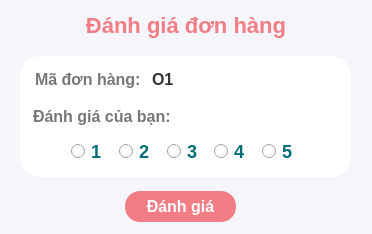
<?xml version="1.0" encoding="UTF-8"?>
<ui version="4.0">
 <class>RateOrderDialog</class>
 <widget class="QDialog" name="RateOrderDialog">
  <property name="geometry">
   <rect>
    <x>0</x>
    <y>0</y>
    <width>372</width>
    <height>234</height>
   </rect>
  </property>
  <property name="maximumSize">
   <size>
    <width>372</width>
    <height>234</height>
   </size>
  </property>
  <property name="windowTitle">
   <string>Đánh giá đơn hàng</string>
  </property>
  <property name="windowIcon">
   <iconset resource="../../../resources.qrc">
    <normaloff>:/images/icon/note.png</normaloff>:/images/icon/note.png</iconset>
  </property>
  <property name="styleSheet">
   <string notr="true">QDialog#RateOrderDialog {
	background-color: #f5f5fa;
}</string>
  </property>
  <widget class="QLabel" name="label">
   <property name="geometry">
    <rect>
     <x>0</x>
     <y>10</y>
     <width>372</width>
     <height>31</height>
    </rect>
   </property>
   <property name="styleSheet">
    <string notr="true">font-size: 22px;
font-weight: bold;
color: #f27d85;</string>
   </property>
   <property name="text">
    <string>Đánh giá đơn hàng</string>
   </property>
   <property name="alignment">
    <set>Qt::AlignCenter</set>
   </property>
  </widget>
  <widget class="QWidget" name="widget" native="true">
   <property name="geometry">
    <rect>
     <x>20</x>
     <y>56</y>
     <width>331</width>
     <height>121</height>
    </rect>
   </property>
   <property name="styleSheet">
    <string notr="true">QWidget#widget {
	background-color: white;
	border-radius: 20px;
	padding: 16px 8px;
}</string>
   </property>
   <widget class="QGroupBox" name="groupBox">
    <property name="geometry">
     <rect>
      <x>42</x>
      <y>70</y>
      <width>251</width>
      <height>51</height>
     </rect>
    </property>
    <property name="styleSheet">
     <string notr="true">
font-size: 18px;
font-weight: bold;
color: #006d77;
border: none;
</string>
    </property>
    <property name="title">
     <string/>
    </property>
    <layout class="QHBoxLayout" name="horizontalLayout">
     <item>
      <widget class="QRadioButton" name="radioButton">
       <property name="text">
        <string>1</string>
       </property>
       <attribute name="buttonGroup">
        <string notr="true">rateInput</string>
       </attribute>
      </widget>
     </item>
     <item>
      <widget class="QRadioButton" name="radioButton_2">
       <property name="text">
        <string>2</string>
       </property>
       <attribute name="buttonGroup">
        <string notr="true">rateInput</string>
       </attribute>
      </widget>
     </item>
     <item>
      <widget class="QRadioButton" name="radioButton_3">
       <property name="text">
        <string>3</string>
       </property>
       <attribute name="buttonGroup">
        <string notr="true">rateInput</string>
       </attribute>
      </widget>
     </item>
     <item>
      <widget class="QRadioButton" name="radioButton_4">
       <property name="text">
        <string>4</string>
       </property>
       <attribute name="buttonGroup">
        <string notr="true">rateInput</string>
       </attribute>
      </widget>
     </item>
     <item>
      <widget class="QRadioButton" name="radioButton_5">
       <property name="text">
        <string>5</string>
       </property>
       <attribute name="buttonGroup">
        <string notr="true">rateInput</string>
       </attribute>
      </widget>
     </item>
    </layout>
   </widget>
   <widget class="QLabel" name="label_2">
    <property name="geometry">
     <rect>
      <x>15</x>
      <y>13</y>
      <width>121</width>
      <height>21</height>
     </rect>
    </property>
    <property name="styleSheet">
     <string notr="true">font-size: 16px;
font-weight: bold;
color: #777;</string>
    </property>
    <property name="text">
     <string>Mã đơn hàng:</string>
    </property>
   </widget>
   <widget class="QLabel" name="ID">
    <property name="geometry">
     <rect>
      <x>132</x>
      <y>13</y>
      <width>121</width>
      <height>21</height>
     </rect>
    </property>
    <property name="styleSheet">
     <string notr="true">font-size: 16px;
font-weight: bold;
color: #333;</string>
    </property>
    <property name="text">
     <string>O1</string>
    </property>
   </widget>
   <widget class="QLabel" name="label_4">
    <property name="geometry">
     <rect>
      <x>13</x>
      <y>50</y>
      <width>151</width>
      <height>21</height>
     </rect>
    </property>
    <property name="styleSheet">
     <string notr="true">font-size: 16px;
font-weight: bold;
color: #777;</string>
    </property>
    <property name="text">
     <string>Đánh giá của bạn:</string>
    </property>
   </widget>
  </widget>
  <widget class="QPushButton" name="saveBtn">
   <property name="geometry">
    <rect>
     <x>125</x>
     <y>191</y>
     <width>111</width>
     <height>31</height>
    </rect>
   </property>
   <property name="cursor">
    <cursorShape>PointingHandCursor</cursorShape>
   </property>
   <property name="styleSheet">
    <string notr="true">QPushButton {
	font-size: 16px;
	font-weight: bold;
	color: white;
	background-color: #f27d85;
	padding: 4px 12px;
	border-radius: 15px;
	border: none;
}</string>
   </property>
   <property name="text">
    <string>Đánh giá</string>
   </property>
  </widget>
 </widget>
 <resources>
  <include location="../../../resources.qrc"/>
 </resources>
 <connections/>
 <buttongroups>
  <buttongroup name="rateInput"/>
 </buttongroups>
</ui>
